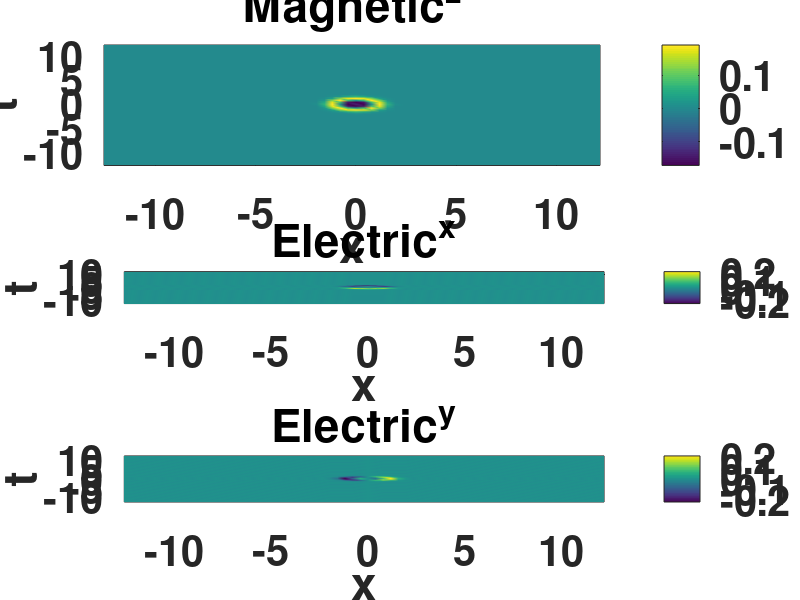

Recreate this plot in MATLAB.
% A program to solve a 2D reduction of the 3D Maxwell's equations 
% using the implicit midpoint rule
% E_t= \nabla\times H
% H_t=-\nabla\times E
% the reduction is 
% E=(E^x(x,y),E^y(x,y),0)
% H=(0,0,H^z(x,y))
clear all; format compact; format short;
set(0,'defaultaxesfontsize',30,'defaultaxeslinewidth',.7,...
    'defaultlinelinewidth',6,'defaultpatchlinewidth',3.7,...
    'defaultaxesfontweight','bold')
 
% set up grid
tic
Lx = 4; % period 2*pi*L
Ly = 4; % period 2*pi*L
Nx = 64; % number of harmonics
Ny = 64; % number of harmonics
Nt = 100; % number of time slices
dt = 1.0/Nt; % time step
plotgap=1; % time steps between plots 
tolerance=0.1^6; % tolerance for fixed point iterations

% initialise variables
x = (2*pi/Nx)*(-Nx/2:Nx/2 -1)'*Lx; % x coordinate
kx = 1i*[0:Nx/2-1 0 -Nx/2+1:-1]'/Lx; % wave vector
y = (2*pi/Ny)*(-Ny/2:Ny/2 -1)'*Ly; % y coordinate
ky = 1i*[0:Ny/2-1 0 -Ny/2+1:-1]'/Ly; % wave vector
[xx,yy]=meshgrid(x,y);
[kxm,kym]=meshgrid(kx,ky);
 
% initial conditions
Ex = 0.0*fftn(exp(-5*(yy.^2+xx.^2)));
Ey = 0.0*Ex;
Hz = fftn(exp(-5*(xx.^2+yy.^2)));

figure(1); clf;
subplot(3,1,1);
pcolor(xx,yy,real(ifftn(Hz))), grid on, shading interp, 
xlabel x, ylabel t, title Magnetic^z, colorbar
subplot(3,1,2);
pcolor(xx,yy,real(ifftn(Ex))), grid on, shading interp, 
xlabel x, ylabel t, title Electric^x, colorbar
subplot(3,1,3);
pcolor(xx,yy,real(ifftn(Ey))), grid on, shading interp, 
xlabel x, ylabel t, title Electric^y, colorbar
t=0; tdata(1)=t;
 
 
% solve pde and plot results
 
for n =2:Nt+1
    Exold=Ex; 
    Eyold=Ey; 
    Hzold=Hz;
    difference=1;
    while (difference>tolerance)
        Extemp=Ex;
        Eytemp=Ey;
        Hztemp=Hz;
        
        Exmean=0.5*(Ex+Exold);
        Eymean=0.5*(Ey+Eyold);
        Hzmean=0.5*(Hz+Hzold);
        
        Ex = Exold + dt*(kym.*Hzmean); 
        Ey = Eyold - dt*(kxm.*Hzmean); 
        Hz = Hzold - dt*(kxm.*Eymean-kym.*Exmean);   
        
        difference= max(abs(Extemp-Ex))+max(abs(Eytemp-Ey))+max(abs(Hztemp-Hz));
    end

    if (mod(n,plotgap)==0)
        figure(1); clf;
        subplot(3,1,1);
        pcolor(xx,yy,real(ifftn(Hz))), grid on, shading interp,     
        xlabel x, ylabel t, title Magnetic^z, colorbar
        subplot(3,1,2);
        pcolor(xx,yy,real(ifftn(Ex))), grid on, shading interp, 
        xlabel x, ylabel t, title Electric^x, colorbar
        subplot(3,1,3);
        pcolor(xx,yy,real(ifftn(Ey))), grid on, shading interp, 
        xlabel x, ylabel t, title Electric^y, colorbar
     end
end
toc